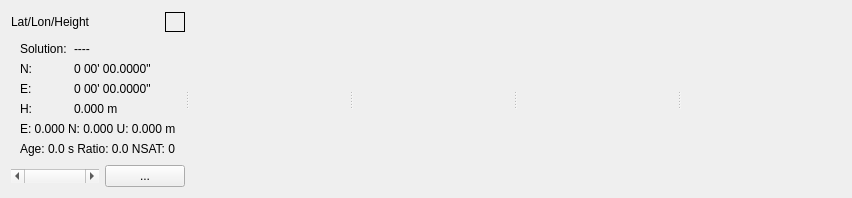
    <widget class="QWidget" name="Panel2" native="true">
     <property name="toolTip">
      <string/>
     </property>
     <property name="text" stdset="0">
      <string/>
     </property>
     <layout class="QHBoxLayout" name="horizontalLayout_9">
      <item>
       <widget class="QSplitter" name="splitter">
        <property name="orientation">
         <enum>Qt::Horizontal</enum>
        </property>
        <widget class="QWidget" name="Panel21" native="true">
         <property name="toolTip">
          <string/>
         </property>
         <property name="text" stdset="0">
          <string/>
         </property>
         <layout class="QGridLayout" name="gridLayout_4">
          <property name="leftMargin">
           <number>0</number>
          </property>
          <property name="topMargin">
           <number>0</number>
          </property>
          <property name="rightMargin">
           <number>0</number>
          </property>
          <property name="bottomMargin">
           <number>0</number>
          </property>
          <property name="spacing">
           <number>0</number>
          </property>
          <item row="0" column="0">
           <widget class="QWidget" name="Panel212" native="true">
            <property name="sizePolicy">
             <sizepolicy hsizetype="Preferred" vsizetype="Fixed">
              <horstretch>0</horstretch>
              <verstretch>0</verstretch>
             </sizepolicy>
            </property>
            <property name="toolTip">
             <string/>
            </property>
            <property name="text" stdset="0">
             <string/>
            </property>
            <layout class="QHBoxLayout" name="horizontalLayout_6">
             <property name="spacing">
              <number>0</number>
             </property>
             <property name="leftMargin">
              <number>0</number>
             </property>
             <property name="topMargin">
              <number>0</number>
             </property>
             <property name="rightMargin">
              <number>0</number>
             </property>
             <property name="bottomMargin">
              <number>0</number>
             </property>
             <item>
              <widget class="QLabel" name="Plabel0">
               <property name="toolTip">
                <string/>
               </property>
               <property name="text">
                <string>Lat/Lon/Height</string>
               </property>
              </widget>
             </item>
            </layout>
           </widget>
          </item>
          <item row="0" column="2">
           <widget class="QLabel" name="lblIndicatorSolution">
            <property name="enabled">
             <bool>true</bool>
            </property>
            <property name="sizePolicy">
             <sizepolicy hsizetype="Fixed" vsizetype="Fixed">
              <horstretch>0</horstretch>
              <verstretch>0</verstretch>
             </sizepolicy>
            </property>
            <property name="maximumSize">
             <size>
              <width>20</width>
              <height>20</height>
             </size>
            </property>
            <property name="toolTip">
             <string/>
            </property>
            <property name="frameShape">
             <enum>QFrame::Box</enum>
            </property>
           </widget>
          </item>
          <item row="1" column="0" colspan="3">
           <widget class="QWidget" name="Panel211" native="true">
            <property name="toolTip">
             <string/>
            </property>
            <property name="layoutDirection">
             <enum>Qt::LeftToRight</enum>
            </property>
            <property name="text" stdset="0">
             <string/>
            </property>
            <layout class="QGridLayout" name="gridLayout">
             <item row="0" column="0">
              <widget class="QLabel" name="lblSolutionText">
               <property name="toolTip">
                <string/>
               </property>
               <property name="text">
                <string>Solution:</string>
               </property>
              </widget>
             </item>
             <item row="0" column="1">
              <widget class="QLabel" name="lblSolution">
               <property name="toolTip">
                <string/>
               </property>
               <property name="text">
                <string>----</string>
               </property>
              </widget>
             </item>
             <item row="1" column="0">
              <widget class="QLabel" name="lblPositionText1">
               <property name="toolTip">
                <string/>
               </property>
               <property name="text">
                <string>N:</string>
               </property>
              </widget>
             </item>
             <item row="1" column="1" colspan="2">
              <widget class="QLabel" name="lblPosition1">
               <property name="toolTip">
                <string/>
               </property>
               <property name="text">
                <string>0 00' 00.0000&quot;</string>
               </property>
              </widget>
             </item>
             <item row="2" column="0">
              <widget class="QLabel" name="lblPositionText2">
               <property name="toolTip">
                <string/>
               </property>
               <property name="text">
                <string>E:</string>
               </property>
              </widget>
             </item>
             <item row="2" column="1" colspan="2">
              <widget class="QLabel" name="lblPosition2">
               <property name="toolTip">
                <string/>
               </property>
               <property name="text">
                <string>0 00' 00.0000&quot;</string>
               </property>
              </widget>
             </item>
             <item row="3" column="0">
              <widget class="QLabel" name="lblPositionText3">
               <property name="toolTip">
                <string/>
               </property>
               <property name="text">
                <string>H:</string>
               </property>
              </widget>
             </item>
             <item row="3" column="1" colspan="2">
              <widget class="QLabel" name="lblPosition3">
               <property name="toolTip">
                <string/>
               </property>
               <property name="text">
                <string>0.000 m</string>
               </property>
              </widget>
             </item>
             <item row="4" column="0" colspan="3">
              <widget class="QLabel" name="lblStd">
               <property name="toolTip">
                <string/>
               </property>
               <property name="text">
                <string>E: 0.000 N: 0.000 U: 0.000 m</string>
               </property>
              </widget>
             </item>
             <item row="5" column="0" colspan="3">
              <widget class="QLabel" name="lblNSatellites">
               <property name="toolTip">
                <string/>
               </property>
               <property name="text">
                <string>Age: 0.0 s Ratio: 0.0 NSAT: 0</string>
               </property>
              </widget>
             </item>
            </layout>
           </widget>
          </item>
          <item row="0" column="1">
           <widget class="QPushButton" name="btnSolutionType">
            <property name="sizePolicy">
             <sizepolicy hsizetype="Fixed" vsizetype="Fixed">
              <horstretch>0</horstretch>
              <verstretch>0</verstretch>
             </sizepolicy>
            </property>
            <property name="toolTip">
             <string/>
            </property>
            <property name="icon">
             <iconset resource="rtknavi_qt.qrc">
              <normaloff>:/buttons/down</normaloff>:/buttons/down</iconset>
            </property>
            <property name="flat">
             <bool>true</bool>
            </property>
           </widget>
          </item>
          <item row="3" column="0" colspan="3">
           <widget class="QWidget" name="Panel213" native="true">
            <property name="sizePolicy">
             <sizepolicy hsizetype="Preferred" vsizetype="Fixed">
              <horstretch>0</horstretch>
              <verstretch>0</verstretch>
             </sizepolicy>
            </property>
            <property name="toolTip">
             <string/>
            </property>
            <property name="text" stdset="0">
             <string/>
            </property>
            <layout class="QHBoxLayout" name="horizontalLayout_5">
             <property name="leftMargin">
              <number>0</number>
             </property>
             <property name="topMargin">
              <number>0</number>
             </property>
             <property name="rightMargin">
              <number>0</number>
             </property>
             <property name="bottomMargin">
              <number>0</number>
             </property>
             <item>
              <widget class="QScrollBar" name="sBSolution">
               <property name="sizePolicy">
                <sizepolicy hsizetype="Expanding" vsizetype="Fixed">
                 <horstretch>0</horstretch>
                 <verstretch>0</verstretch>
                </sizepolicy>
               </property>
               <property name="toolTip">
                <string/>
               </property>
               <property name="maximum">
                <number>0</number>
               </property>
               <property name="singleStep">
                <number>1</number>
               </property>
               <property name="orientation">
                <enum>Qt::Horizontal</enum>
               </property>
              </widget>
             </item>
             <item>
              <widget class="QPushButton" name="btnSave">
               <property name="toolTip">
                <string/>
               </property>
               <property name="text">
                <string>...</string>
               </property>
              </widget>
             </item>
            </layout>
           </widget>
          </item>
         </layout>
        </widget>
        <widget class="QWidget" name="Panel22" native="true">
         <property name="toolTip">
          <string/>
         </property>
         <property name="text" stdset="0">
          <string/>
         </property>
         <layout class="QGridLayout" name="gridLayout_2">
          <property name="leftMargin">
           <number>0</number>
          </property>
          <property name="topMargin">
           <number>0</number>
          </property>
          <property name="rightMargin">
           <number>0</number>
          </property>
          <property name="bottomMargin">
           <number>0</number>
          </property>
          <property name="spacing">
           <number>0</number>
          </property>
          <item row="1" column="0" colspan="5">
           <widget class="QLabel" name="lblDisplay1">
            <property name="sizePolicy">
             <sizepolicy hsizetype="Ignored" vsizetype="Ignored">
              <horstretch>0</horstretch>
              <verstretch>0</verstretch>
             </sizepolicy>
            </property>
            <property name="toolTip">
             <string/>
            </property>
           </widget>
          </item>
          <item row="0" column="4">
           <widget class="QPushButton" name="btnPlotType1">
            <property name="sizePolicy">
             <sizepolicy hsizetype="Fixed" vsizetype="Fixed">
              <horstretch>0</horstretch>
              <verstretch>0</verstretch>
             </sizepolicy>
            </property>
            <property name="toolTip">
             <string/>
            </property>
            <property name="icon">
             <iconset resource="rtknavi_qt.qrc">
              <normaloff>:/buttons/down</normaloff>:/buttons/down</iconset>
            </property>
            <property name="flat">
             <bool>true</bool>
            </property>
           </widget>
          </item>
          <item row="0" column="3">
           <widget class="QPushButton" name="btnFrequencyType1">
            <property name="sizePolicy">
             <sizepolicy hsizetype="Fixed" vsizetype="Fixed">
              <horstretch>0</horstretch>
              <verstretch>0</verstretch>
             </sizepolicy>
            </property>
            <property name="toolTip">
             <string/>
            </property>
            <property name="icon">
             <iconset resource="rtknavi_qt.qrc">
              <normaloff>:/buttons/down</normaloff>:/buttons/down</iconset>
            </property>
            <property name="flat">
             <bool>true</bool>
            </property>
           </widget>
          </item>
          <item row="0" column="0">
           <widget class="QPushButton" name="btnExpand1">
            <property name="sizePolicy">
             <sizepolicy hsizetype="Fixed" vsizetype="Fixed">
              <horstretch>0</horstretch>
              <verstretch>0</verstretch>
             </sizepolicy>
            </property>
            <property name="icon">
             <iconset resource="rtknavi_qt.qrc">
              <normaloff>:/buttons/expand</normaloff>:/buttons/expand</iconset>
            </property>
            <property name="flat">
             <bool>true</bool>
            </property>
           </widget>
          </item>
          <item row="0" column="1">
           <widget class="QPushButton" name="btnShrink1">
            <property name="sizePolicy">
             <sizepolicy hsizetype="Fixed" vsizetype="Fixed">
              <horstretch>0</horstretch>
              <verstretch>0</verstretch>
             </sizepolicy>
            </property>
            <property name="icon">
             <iconset resource="rtknavi_qt.qrc">
              <normaloff>:/buttons/shrink</normaloff>:/buttons/shrink</iconset>
            </property>
            <property name="flat">
             <bool>true</bool>
            </property>
           </widget>
          </item>
         </layout>
        </widget>
        <widget class="QWidget" name="Panel23" native="true">
         <property name="toolTip">
          <string/>
         </property>
         <property name="text" stdset="0">
          <string/>
         </property>
         <layout class="QGridLayout" name="gridLayout_3">
          <property name="leftMargin">
           <number>0</number>
          </property>
          <property name="topMargin">
           <number>0</number>
          </property>
          <property name="rightMargin">
           <number>0</number>
          </property>
          <property name="bottomMargin">
           <number>0</number>
          </property>
          <property name="spacing">
           <number>0</number>
          </property>
          <item row="2" column="0" colspan="5">
           <widget class="QLabel" name="lblDisplay2">
            <property name="sizePolicy">
             <sizepolicy hsizetype="Ignored" vsizetype="Ignored">
              <horstretch>0</horstretch>
              <verstretch>0</verstretch>
             </sizepolicy>
            </property>
            <property name="toolTip">
             <string/>
            </property>
           </widget>
          </item>
          <item row="0" column="0">
           <widget class="QPushButton" name="btnExpand2">
            <property name="sizePolicy">
             <sizepolicy hsizetype="Fixed" vsizetype="Fixed">
              <horstretch>0</horstretch>
              <verstretch>0</verstretch>
             </sizepolicy>
            </property>
            <property name="icon">
             <iconset resource="rtknavi_qt.qrc">
              <normaloff>:/buttons/expand</normaloff>:/buttons/expand</iconset>
            </property>
            <property name="flat">
             <bool>true</bool>
            </property>
           </widget>
          </item>
          <item row="0" column="3">
           <widget class="QPushButton" name="btnFrequencyType2">
            <property name="sizePolicy">
             <sizepolicy hsizetype="Fixed" vsizetype="Fixed">
              <horstretch>0</horstretch>
              <verstretch>0</verstretch>
             </sizepolicy>
            </property>
            <property name="toolTip">
             <string/>
            </property>
            <property name="icon">
             <iconset resource="rtknavi_qt.qrc">
              <normaloff>:/buttons/down</normaloff>:/buttons/down</iconset>
            </property>
            <property name="flat">
             <bool>true</bool>
            </property>
           </widget>
          </item>
          <item row="0" column="4">
           <widget class="QPushButton" name="btnPlotType2">
            <property name="sizePolicy">
             <sizepolicy hsizetype="Fixed" vsizetype="Fixed">
              <horstretch>0</horstretch>
              <verstretch>0</verstretch>
             </sizepolicy>
            </property>
            <property name="toolTip">
             <string/>
            </property>
            <property name="icon">
             <iconset resource="rtknavi_qt.qrc">
              <normaloff>:/buttons/down</normaloff>:/buttons/down</iconset>
            </property>
            <property name="flat">
             <bool>true</bool>
            </property>
           </widget>
          </item>
          <item row="0" column="1">
           <widget class="QPushButton" name="btnShrink2">
            <property name="sizePolicy">
             <sizepolicy hsizetype="Fixed" vsizetype="Fixed">
              <horstretch>0</horstretch>
              <verstretch>0</verstretch>
             </sizepolicy>
            </property>
            <property name="icon">
             <iconset resource="rtknavi_qt.qrc">
              <normaloff>:/buttons/shrink</normaloff>:/buttons/shrink</iconset>
            </property>
            <property name="flat">
             <bool>true</bool>
            </property>
           </widget>
          </item>
         </layout>
        </widget>
        <widget class="QWidget" name="Panel24" native="true">
         <property name="toolTip">
          <string/>
         </property>
         <property name="text" stdset="0">
          <string/>
         </property>
         <layout class="QGridLayout" name="gridLayout_5">
          <property name="leftMargin">
           <number>0</number>
          </property>
          <property name="topMargin">
           <number>0</number>
          </property>
          <property name="rightMargin">
           <number>0</number>
          </property>
          <property name="bottomMargin">
           <number>0</number>
          </property>
          <property name="spacing">
           <number>0</number>
          </property>
          <item row="2" column="0" colspan="5">
           <widget class="QLabel" name="lblDisplay3">
            <property name="sizePolicy">
             <sizepolicy hsizetype="Ignored" vsizetype="Ignored">
              <horstretch>0</horstretch>
              <verstretch>0</verstretch>
             </sizepolicy>
            </property>
            <property name="toolTip">
             <string/>
            </property>
           </widget>
          </item>
          <item row="0" column="0">
           <widget class="QPushButton" name="btnExpand3">
            <property name="sizePolicy">
             <sizepolicy hsizetype="Fixed" vsizetype="Fixed">
              <horstretch>0</horstretch>
              <verstretch>0</verstretch>
             </sizepolicy>
            </property>
            <property name="icon">
             <iconset resource="rtknavi_qt.qrc">
              <normaloff>:/buttons/expand</normaloff>:/buttons/expand</iconset>
            </property>
            <property name="flat">
             <bool>true</bool>
            </property>
           </widget>
          </item>
          <item row="0" column="3">
           <widget class="QPushButton" name="btnFrequencyType3">
            <property name="sizePolicy">
             <sizepolicy hsizetype="Fixed" vsizetype="Fixed">
              <horstretch>0</horstretch>
              <verstretch>0</verstretch>
             </sizepolicy>
            </property>
            <property name="toolTip">
             <string/>
            </property>
            <property name="icon">
             <iconset resource="rtknavi_qt.qrc">
              <normaloff>:/buttons/down</normaloff>:/buttons/down</iconset>
            </property>
            <property name="flat">
             <bool>true</bool>
            </property>
           </widget>
          </item>
          <item row="0" column="4">
           <widget class="QPushButton" name="btnPlotType3">
            <property name="sizePolicy">
             <sizepolicy hsizetype="Fixed" vsizetype="Fixed">
              <horstretch>0</horstretch>
              <verstretch>0</verstretch>
             </sizepolicy>
            </property>
            <property name="toolTip">
             <string/>
            </property>
            <property name="icon">
             <iconset resource="rtknavi_qt.qrc">
              <normaloff>:/buttons/down</normaloff>:/buttons/down</iconset>
            </property>
            <property name="flat">
             <bool>true</bool>
            </property>
           </widget>
          </item>
          <item row="0" column="1">
           <widget class="QPushButton" name="btnShrink3">
            <property name="sizePolicy">
             <sizepolicy hsizetype="Fixed" vsizetype="Fixed">
              <horstretch>0</horstretch>
              <verstretch>0</verstretch>
             </sizepolicy>
            </property>
            <property name="icon">
             <iconset resource="rtknavi_qt.qrc">
              <normaloff>:/buttons/shrink</normaloff>:/buttons/shrink</iconset>
            </property>
            <property name="flat">
             <bool>true</bool>
            </property>
           </widget>
          </item>
         </layout>
        </widget>
        <widget class="QWidget" name="Panel25" native="true">
         <property name="toolTip">
          <string/>
         </property>
         <property name="text" stdset="0">
          <string/>
         </property>
         <layout class="QGridLayout" name="gridLayout_6">
          <property name="leftMargin">
           <number>0</number>
          </property>
          <property name="topMargin">
           <number>0</number>
          </property>
          <property name="rightMargin">
           <number>0</number>
          </property>
          <property name="bottomMargin">
           <number>0</number>
          </property>
          <property name="spacing">
           <number>0</number>
          </property>
          <item row="2" column="0" colspan="5">
           <widget class="QLabel" name="lblDisplay4">
            <property name="sizePolicy">
             <sizepolicy hsizetype="Ignored" vsizetype="Ignored">
              <horstretch>0</horstretch>
              <verstretch>0</verstretch>
             </sizepolicy>
            </property>
            <property name="toolTip">
             <string/>
            </property>
           </widget>
          </item>
          <item row="0" column="0">
           <widget class="QPushButton" name="btnExpand4">
            <property name="sizePolicy">
             <sizepolicy hsizetype="Fixed" vsizetype="Fixed">
              <horstretch>0</horstretch>
              <verstretch>0</verstretch>
             </sizepolicy>
            </property>
            <property name="icon">
             <iconset resource="rtknavi_qt.qrc">
              <normaloff>:/buttons/expand</normaloff>:/buttons/expand</iconset>
            </property>
            <property name="flat">
             <bool>true</bool>
            </property>
           </widget>
          </item>
          <item row="0" column="3">
           <widget class="QPushButton" name="btnFrequencyType4">
            <property name="enabled">
             <bool>false</bool>
            </property>
            <property name="sizePolicy">
             <sizepolicy hsizetype="Fixed" vsizetype="Fixed">
              <horstretch>0</horstretch>
              <verstretch>0</verstretch>
             </sizepolicy>
            </property>
            <property name="toolTip">
             <string/>
            </property>
            <property name="icon">
             <iconset resource="rtknavi_qt.qrc">
              <normaloff>:/buttons/down</normaloff>:/buttons/down</iconset>
            </property>
            <property name="flat">
             <bool>true</bool>
            </property>
           </widget>
          </item>
          <item row="0" column="4">
           <widget class="QPushButton" name="btnPlotType4">
            <property name="sizePolicy">
             <sizepolicy hsizetype="Fixed" vsizetype="Fixed">
              <horstretch>0</horstretch>
              <verstretch>0</verstretch>
             </sizepolicy>
            </property>
            <property name="toolTip">
             <string/>
            </property>
            <property name="icon">
             <iconset resource="rtknavi_qt.qrc">
              <normaloff>:/buttons/down</normaloff>:/buttons/down</iconset>
            </property>
            <property name="flat">
             <bool>true</bool>
            </property>
           </widget>
          </item>
          <item row="0" column="1">
           <widget class="QPushButton" name="btnShrink4">
            <property name="sizePolicy">
             <sizepolicy hsizetype="Fixed" vsizetype="Fixed">
              <horstretch>0</horstretch>
              <verstretch>0</verstretch>
             </sizepolicy>
            </property>
            <property name="icon">
             <iconset resource="rtknavi_qt.qrc">
              <normaloff>:/buttons/shrink</normaloff>:/buttons/shrink</iconset>
            </property>
            <property name="flat">
             <bool>true</bool>
            </property>
           </widget>
          </item>
         </layout>
        </widget>
       </widget>
      </item>
     </layout>
    </widget>
